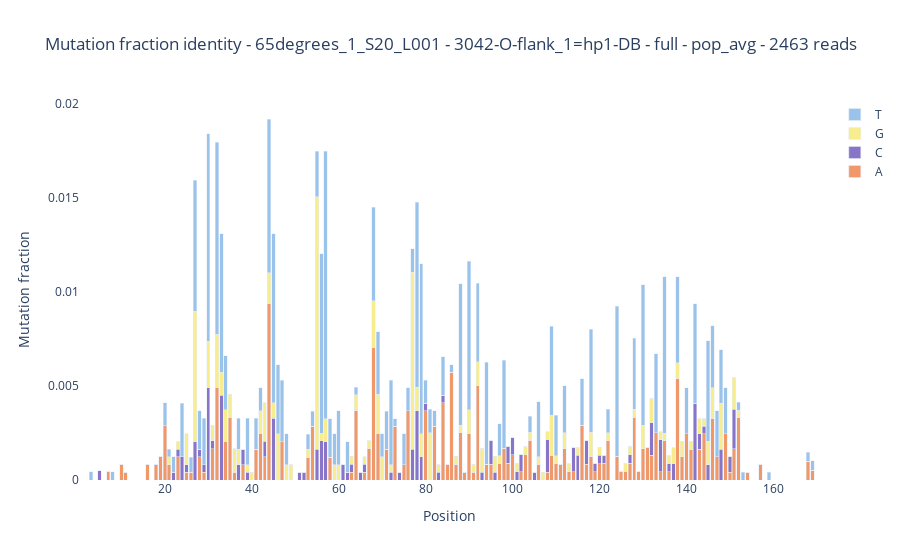

Notebook code for this chart:
### Code cell
%reload_ext autoreload
fig = study.mutation_fraction_identity(
    sample = sample,
    reference = reference,
    section='full'
)['fig']
fig.show()

### Figure 1 — Plotly figure (JSON) as saved in the notebook; plotly's stock layout.template omitted (floating-point values rounded to 4 significant figures; data arrays with more than 128 entries replaced by an {"elided": "..."} marker saying what was removed)
{"data": [{"marker": {"color": "#F09869"}, "name": "A", "showlegend": true, "type": "bar", "x": {"elided": "170 int values"}, "y": {"elided": "170 float values"}}, {"marker": {"color": "#8875C7"}, "name": "C", "showlegend": true, "type": "bar", "x": {"elided": "170 int values"}, "y": {"elided": "170 float values"}}, {"marker": {"color": "#F7ED8F"}, "name": "G", "showlegend": true, "type": "bar", "x": {"elided": "170 int values"}, "y": {"elided": "170 float values"}}, {"marker": {"color": "#99C3EB"}, "name": "T", "showlegend": true, "type": "bar", "x": {"elided": "170 int values"}, "y": {"elided": "170 float values"}}], "layout": {"barmode": "stack", "paper_bgcolor": "white", "plot_bgcolor": "white", "title": {"text": "Mutation fraction identity - 65degrees_1_S20_L001 - 3042-O-flank_1=hp1-DB - full - pop_avg - 2463 reads"}, "xaxis": {"title": {"text": "Position"}}, "yaxis": {"title": {"text": "Mutation fraction"}}}}
